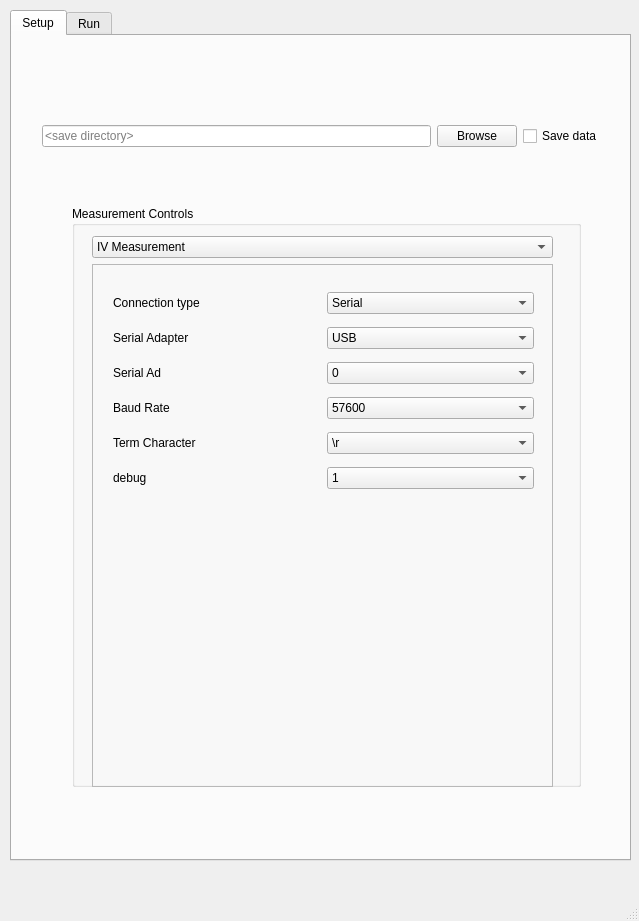
<?xml version="1.0" encoding="UTF-8"?>
<ui version="4.0">
 <class>MainWindow</class>
 <widget class="QMainWindow" name="MainWindow">
  <property name="geometry">
   <rect>
    <x>0</x>
    <y>0</y>
    <width>639</width>
    <height>921</height>
   </rect>
  </property>
  <property name="windowTitle">
   <string>Transistor Tools</string>
  </property>
  <widget class="QWidget" name="centralwidget">
   <widget class="QTabWidget" name="tabWidget">
    <property name="geometry">
     <rect>
      <x>10</x>
      <y>10</y>
      <width>621</width>
      <height>851</height>
     </rect>
    </property>
    <property name="currentIndex">
     <number>0</number>
    </property>
    <widget class="QWidget" name="tab">
     <attribute name="title">
      <string>Setup</string>
     </attribute>
     <widget class="QWidget" name="gridLayoutWidget_2">
      <property name="geometry">
       <rect>
        <x>30</x>
        <y>70</y>
        <width>561</width>
        <height>61</height>
       </rect>
      </property>
      <layout class="QGridLayout" name="gridLayout_2">
       <item row="0" column="0">
        <widget class="QLineEdit" name="lineEditSave">
         <property name="accessibleName">
          <string>sav_loc</string>
         </property>
         <property name="placeholderText">
          <string>&lt;save directory&gt;</string>
         </property>
        </widget>
       </item>
       <item row="0" column="2">
        <widget class="QCheckBox" name="checkBoxSave">
         <property name="text">
          <string>Save data</string>
         </property>
        </widget>
       </item>
       <item row="0" column="1">
        <widget class="QPushButton" name="pushButtonSave">
         <property name="text">
          <string>Browse</string>
         </property>
        </widget>
       </item>
      </layout>
     </widget>
     <widget class="QGroupBox" name="groupBox">
      <property name="geometry">
       <rect>
        <x>60</x>
        <y>170</y>
        <width>509</width>
        <height>581</height>
       </rect>
      </property>
      <property name="title">
       <string>Measurement Controls</string>
      </property>
      <widget class="QWidget" name="verticalLayoutWidget_2">
       <property name="geometry">
        <rect>
         <x>20</x>
         <y>30</y>
         <width>461</width>
         <height>551</height>
        </rect>
       </property>
       <layout class="QVBoxLayout" name="verticalLayout">
        <item>
         <widget class="QComboBox" name="comboBox_Measurement">
          <property name="currentIndex">
           <number>0</number>
          </property>
          <item>
           <property name="text">
            <string>IV Measurement</string>
           </property>
          </item>
          <item>
           <property name="text">
            <string>Keithley Setup</string>
           </property>
          </item>
          <item>
           <property name="text">
            <string>Deposition Control</string>
           </property>
          </item>
          <item>
           <property name="text">
            <string>Substrate Heating Control</string>
           </property>
          </item>
         </widget>
        </item>
        <item>
         <widget class="QStackedWidget" name="stackedWidget">
          <property name="frameShape">
           <enum>QFrame::StyledPanel</enum>
          </property>
          <property name="frameShadow">
           <enum>QFrame::Sunken</enum>
          </property>
          <property name="lineWidth">
           <number>2</number>
          </property>
          <property name="currentIndex">
           <number>1</number>
          </property>
          <widget class="QWidget" name="page_IVmeas">
           <widget class="QWidget" name="verticalLayoutWidget_3">
            <property name="geometry">
             <rect>
              <x>20</x>
              <y>230</y>
              <width>421</width>
              <height>181</height>
             </rect>
            </property>
            <layout class="QVBoxLayout" name="verticalLayout_2">
             <item>
              <widget class="QLabel" name="label_6">
               <property name="font">
                <font>
                 <pointsize>11</pointsize>
                 <weight>75</weight>
                 <bold>true</bold>
                </font>
               </property>
               <property name="layoutDirection">
                <enum>Qt::LeftToRight</enum>
               </property>
               <property name="text">
                <string>Fixed Voltage Measurement</string>
               </property>
              </widget>
             </item>
             <item>
              <widget class="QCheckBox" name="checkBox">
               <property name="accessibleName">
                <string>takefixedV</string>
               </property>
               <property name="text">
                <string>Take measurement between IV sweeps</string>
               </property>
              </widget>
             </item>
             <item>
              <layout class="QGridLayout" name="gridLayout_3">
               <item row="1" column="0">
                <widget class="QLabel" name="label">
                 <property name="text">
                  <string>Voltage</string>
                 </property>
                </widget>
               </item>
               <item row="2" column="0">
                <widget class="QLabel" name="label_2">
                 <property name="text">
                  <string>Number of measurements</string>
                 </property>
                </widget>
               </item>
               <item row="3" column="0">
                <widget class="QLabel" name="label_3">
                 <property name="text">
                  <string>Pause Time</string>
                 </property>
                </widget>
               </item>
               <item row="1" column="1">
                <widget class="QDoubleSpinBox" name="doubleSpinBox_Voltage">
                 <property name="accessibleName">
                  <string>fixedV</string>
                 </property>
                 <property name="suffix">
                  <string> V</string>
                 </property>
                 <property name="decimals">
                  <number>1</number>
                 </property>
                 <property name="maximum">
                  <double>100.000000000000000</double>
                 </property>
                 <property name="value">
                  <double>1.000000000000000</double>
                 </property>
                </widget>
               </item>
               <item row="3" column="1">
                <widget class="QDoubleSpinBox" name="doubleSpinBox_pauseTime">
                 <property name="accessibleName">
                  <string>pauseTime</string>
                 </property>
                 <property name="suffix">
                  <string> s</string>
                 </property>
                 <property name="decimals">
                  <number>1</number>
                 </property>
                 <property name="maximum">
                  <double>1000.000000000000000</double>
                 </property>
                 <property name="value">
                  <double>0.500000000000000</double>
                 </property>
                </widget>
               </item>
               <item row="2" column="1">
                <widget class="QSpinBox" name="spinBox_nRepeats">
                 <property name="accessibleName">
                  <string>nRepeats</string>
                 </property>
                 <property name="maximum">
                  <number>1000</number>
                 </property>
                 <property name="value">
                  <number>20</number>
                 </property>
                </widget>
               </item>
              </layout>
             </item>
            </layout>
           </widget>
           <widget class="QWidget" name="verticalLayoutWidget_4">
            <property name="geometry">
             <rect>
              <x>20</x>
              <y>20</y>
              <width>421</width>
              <height>161</height>
             </rect>
            </property>
            <layout class="QVBoxLayout" name="verticalLayout_3">
             <item>
              <widget class="QLabel" name="label_7">
               <property name="font">
                <font>
                 <pointsize>11</pointsize>
                 <weight>75</weight>
                 <bold>true</bold>
                </font>
               </property>
               <property name="text">
                <string>IV Sweep</string>
               </property>
              </widget>
             </item>
             <item>
              <layout class="QHBoxLayout" name="horizontalLayout_3">
               <item>
                <widget class="QCheckBox" name="checkBox_2">
                 <property name="accessibleName">
                  <string>SweepForward</string>
                 </property>
                 <property name="text">
                  <string>Forward Sweep</string>
                 </property>
                </widget>
               </item>
               <item>
                <widget class="QCheckBox" name="checkBox_3">
                 <property name="accessibleName">
                  <string>SweepReverse</string>
                 </property>
                 <property name="text">
                  <string>Reverse Sweep</string>
                 </property>
                </widget>
               </item>
              </layout>
             </item>
             <item>
              <layout class="QGridLayout" name="gridLayout_4">
               <item row="1" column="3">
                <widget class="QDoubleSpinBox" name="doubleSpinBox_4">
                 <property name="accessibleName">
                  <string>Vtime</string>
                 </property>
                 <property name="suffix">
                  <string> s</string>
                 </property>
                 <property name="decimals">
                  <number>2</number>
                 </property>
                 <property name="maximum">
                  <double>60.000000000000000</double>
                 </property>
                 <property name="singleStep">
                  <double>0.100000000000000</double>
                 </property>
                 <property name="value">
                  <double>0.100000000000000</double>
                 </property>
                </widget>
               </item>
               <item row="1" column="2">
                <widget class="QLabel" name="label_11">
                 <property name="text">
                  <string>Step Time</string>
                 </property>
                </widget>
               </item>
               <item row="1" column="0">
                <widget class="QLabel" name="label_10">
                 <property name="accessibleName">
                  <string>Vstep</string>
                 </property>
                 <property name="text">
                  <string>Voltage Step</string>
                 </property>
                </widget>
               </item>
               <item row="1" column="1">
                <widget class="QDoubleSpinBox" name="doubleSpinBox_3">
                 <property name="accessibleName">
                  <string>Vstep</string>
                 </property>
                 <property name="minimum">
                  <double>0.000000000000000</double>
                 </property>
                 <property name="maximum">
                  <double>5.000000000000000</double>
                 </property>
                 <property name="singleStep">
                  <double>0.500000000000000</double>
                 </property>
                 <property name="value">
                  <double>0.500000000000000</double>
                 </property>
                </widget>
               </item>
               <item row="0" column="3">
                <widget class="QDoubleSpinBox" name="doubleSpinBox_2">
                 <property name="accessibleName">
                  <string>finalV</string>
                 </property>
                 <property name="suffix">
                  <string> V</string>
                 </property>
                 <property name="decimals">
                  <number>1</number>
                 </property>
                 <property name="maximum">
                  <double>50.000000000000000</double>
                 </property>
                 <property name="value">
                  <double>10.000000000000000</double>
                 </property>
                </widget>
               </item>
               <item row="0" column="0">
                <widget class="QLabel" name="label_8">
                 <property name="text">
                  <string>Initial Voltage</string>
                 </property>
                </widget>
               </item>
               <item row="0" column="2">
                <widget class="QLabel" name="label_9">
                 <property name="text">
                  <string>Final Voltage</string>
                 </property>
                </widget>
               </item>
               <item row="0" column="1">
                <widget class="QDoubleSpinBox" name="doubleSpinBox">
                 <property name="accessibleName">
                  <string>initialV</string>
                 </property>
                 <property name="suffix">
                  <string> V</string>
                 </property>
                 <property name="decimals">
                  <number>1</number>
                 </property>
                 <property name="minimum">
                  <double>-50.000000000000000</double>
                 </property>
                 <property name="maximum">
                  <double>0.000000000000000</double>
                 </property>
                 <property name="value">
                  <double>-10.000000000000000</double>
                 </property>
                </widget>
               </item>
              </layout>
             </item>
            </layout>
           </widget>
          </widget>
          <widget class="QWidget" name="page_keithley">
           <widget class="QWidget" name="gridLayoutWidget_3">
            <property name="geometry">
             <rect>
              <x>20</x>
              <y>20</y>
              <width>421</width>
              <height>211</height>
             </rect>
            </property>
            <layout class="QGridLayout" name="gridLayout_5">
             <item row="3" column="0">
              <widget class="QLabel" name="label_13">
               <property name="text">
                <string>Baud Rate</string>
               </property>
              </widget>
             </item>
             <item row="0" column="0">
              <widget class="QLabel" name="label_12">
               <property name="text">
                <string>Connection type</string>
               </property>
              </widget>
             </item>
             <item row="1" column="1">
              <widget class="QComboBox" name="comboBox_2">
               <property name="accessibleName">
                <string>serAdapt</string>
               </property>
               <item>
                <property name="text">
                 <string>USB</string>
                </property>
               </item>
              </widget>
             </item>
             <item row="2" column="0">
              <widget class="QLabel" name="label_16">
               <property name="accessibleName">
                <string>serAd</string>
               </property>
               <property name="text">
                <string>Serial Ad</string>
               </property>
              </widget>
             </item>
             <item row="2" column="1">
              <widget class="QComboBox" name="comboBox_5">
               <property name="accessibleName">
                <string>serAd</string>
               </property>
               <item>
                <property name="text">
                 <string>0</string>
                </property>
               </item>
              </widget>
             </item>
             <item row="4" column="0">
              <widget class="QLabel" name="label_14">
               <property name="text">
                <string>Term Character</string>
               </property>
              </widget>
             </item>
             <item row="3" column="1">
              <widget class="QComboBox" name="comboBox_3">
               <property name="accessibleName">
                <string>baudR</string>
               </property>
               <item>
                <property name="text">
                 <string>57600</string>
                </property>
               </item>
              </widget>
             </item>
             <item row="0" column="1">
              <widget class="QComboBox" name="comboBox">
               <property name="accessibleName">
                <string>connectionType</string>
               </property>
               <item>
                <property name="text">
                 <string>Serial</string>
                </property>
               </item>
               <item>
                <property name="text">
                 <string>Other</string>
                </property>
               </item>
              </widget>
             </item>
             <item row="4" column="1">
              <widget class="QComboBox" name="comboBox_4">
               <property name="accessibleName">
                <string>termChar</string>
               </property>
               <item>
                <property name="text">
                 <string>\r</string>
                </property>
               </item>
              </widget>
             </item>
             <item row="1" column="0">
              <widget class="QLabel" name="label_15">
               <property name="text">
                <string>Serial Adapter</string>
               </property>
              </widget>
             </item>
             <item row="5" column="1">
              <widget class="QComboBox" name="comboBox_6">
               <property name="accessibleName">
                <string>debug</string>
               </property>
               <item>
                <property name="text">
                 <string>1</string>
                </property>
               </item>
              </widget>
             </item>
             <item row="5" column="0">
              <widget class="QLabel" name="label_17">
               <property name="accessibleName">
                <string>debug</string>
               </property>
               <property name="text">
                <string>debug</string>
               </property>
              </widget>
             </item>
            </layout>
           </widget>
          </widget>
          <widget class="QWidget" name="page_deposition">
           <widget class="QLabel" name="label_4">
            <property name="geometry">
             <rect>
              <x>130</x>
              <y>240</y>
              <width>191</width>
              <height>41</height>
             </rect>
            </property>
            <property name="text">
             <string>Feature coming soon...</string>
            </property>
           </widget>
          </widget>
          <widget class="QWidget" name="Substrate_page">
           <widget class="QLabel" name="label_5">
            <property name="geometry">
             <rect>
              <x>130</x>
              <y>250</y>
              <width>181</width>
              <height>31</height>
             </rect>
            </property>
            <property name="text">
             <string>Feature coming soon...</string>
            </property>
           </widget>
          </widget>
         </widget>
        </item>
       </layout>
      </widget>
     </widget>
    </widget>
    <widget class="QWidget" name="tab_2">
     <attribute name="title">
      <string>Run</string>
     </attribute>
     <widget class="QWidget" name="verticalLayoutWidget">
      <property name="geometry">
       <rect>
        <x>30</x>
        <y>30</y>
        <width>561</width>
        <height>371</height>
       </rect>
      </property>
      <layout class="QVBoxLayout" name="plotLayout">
       <item>
        <widget class="MatplotlibWidget" name="pltWidget" native="true">
         <property name="sizePolicy">
          <sizepolicy hsizetype="Preferred" vsizetype="Preferred">
           <horstretch>0</horstretch>
           <verstretch>0</verstretch>
          </sizepolicy>
         </property>
        </widget>
       </item>
      </layout>
     </widget>
     <widget class="QGroupBox" name="groupBox_2">
      <property name="geometry">
       <rect>
        <x>50</x>
        <y>420</y>
        <width>521</width>
        <height>231</height>
       </rect>
      </property>
      <property name="font">
       <font>
        <pointsize>11</pointsize>
        <weight>75</weight>
        <bold>true</bold>
       </font>
      </property>
      <property name="title">
       <string>Console</string>
      </property>
      <widget class="QPlainTextEdit" name="plainTextEdit">
       <property name="geometry">
        <rect>
         <x>0</x>
         <y>30</y>
         <width>491</width>
         <height>201</height>
        </rect>
       </property>
       <property name="font">
        <font>
         <pointsize>9</pointsize>
         <weight>50</weight>
         <bold>false</bold>
        </font>
       </property>
       <property name="focusPolicy">
        <enum>Qt::WheelFocus</enum>
       </property>
       <property name="frameShape">
        <enum>QFrame::NoFrame</enum>
       </property>
      </widget>
     </widget>
     <widget class="QWidget" name="gridLayoutWidget">
      <property name="geometry">
       <rect>
        <x>150</x>
        <y>670</y>
        <width>292</width>
        <height>121</height>
       </rect>
      </property>
      <layout class="QGridLayout" name="gridLayout">
       <item row="1" column="0">
        <widget class="QPushButton" name="button_2">
         <property name="text">
          <string>Start_2</string>
         </property>
        </widget>
       </item>
       <item row="1" column="1">
        <widget class="QPushButton" name="button_cancel2">
         <property name="text">
          <string>Stop_2</string>
         </property>
        </widget>
       </item>
       <item row="0" column="1">
        <widget class="QPushButton" name="button_cancel1">
         <property name="text">
          <string>ABORT</string>
         </property>
        </widget>
       </item>
       <item row="0" column="0">
        <widget class="QPushButton" name="button_1">
         <property name="text">
          <string>START</string>
         </property>
        </widget>
       </item>
      </layout>
     </widget>
    </widget>
   </widget>
  </widget>
  <widget class="QStatusBar" name="statusBar"/>
 </widget>
 <customwidgets>
  <customwidget>
   <class>MatplotlibWidget</class>
   <extends>QWidget</extends>
   <header>matplotlibwidget</header>
  </customwidget>
 </customwidgets>
 <resources/>
 <connections>
  <connection>
   <sender>comboBox_Measurement</sender>
   <signal>currentIndexChanged(int)</signal>
   <receiver>stackedWidget</receiver>
   <slot>setCurrentIndex(int)</slot>
   <hints>
    <hint type="sourcelabel">
     <x>317</x>
     <y>262</y>
    </hint>
    <hint type="destinationlabel">
     <x>316</x>
     <y>314</y>
    </hint>
   </hints>
  </connection>
 </connections>
</ui>
